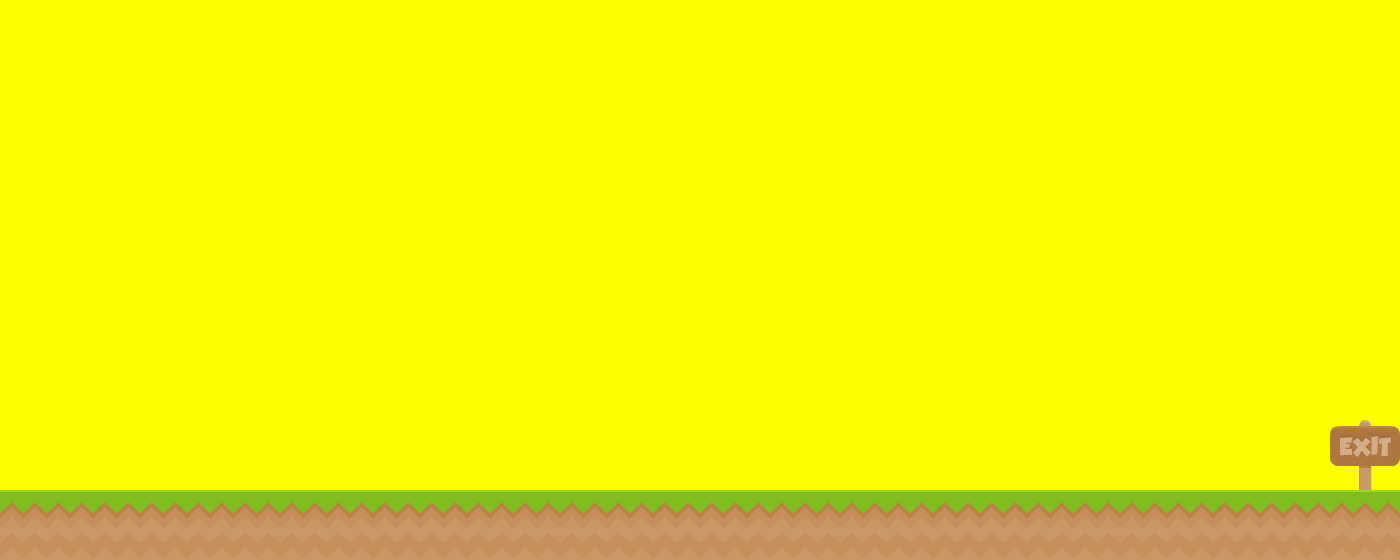

A 2D game scene composited from a Tiled map and its tileset images. What follows is a short description and the map's XML, with each tile layer's data collapsed to a summary:
An orthogonal 20x8 tile map with 70x70 px tiles, 1 tile layer (background).

<map version="1.0" orientation="orthogonal" renderorder="right-down" width="20" height="8" tilewidth="70" tileheight="70" backgroundcolor="#ffff00">
 <tileset firstgid="1" name="Ultra Mario" tilewidth="70" tileheight="70">
  <image source="../img/background-tiles.png" width="910" height="910" />
 </tileset>
 <layer name="background" width="20" height="8">
  <data>[160 cells, 21 non-empty, 2 distinct tile ids]</data>
 </layer>
</map>
